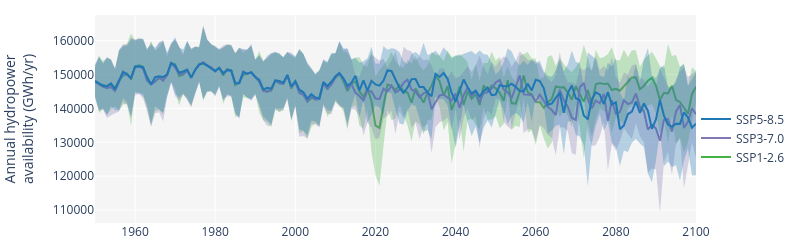

Notebook code for this chart:
### Markdown cell above
for storage-type sites if available

### Code cell
if len(df_basin_yearly_gwh_stor)>0:
    fig = make_subplots(rows=1, cols=1, shared_xaxes=True, vertical_spacing=0.01)
    
    ###SSP126
    fig.add_trace(go.Scatter(name='SSP1-2.6', x=df_basin_yearly_gwh_stor_ssp_mean.index, 
                             y=df_basin_yearly_gwh_stor_ssp_mean['ssp126'],
                            mode='lines', line=dict(color='rgb(68, 178, 68)'),), row=1, col=1)
        
    fig.add_trace(go.Scatter(name='Upper Bound', x=df_basin_yearly_gwh_stor_ssp_upper.index, 
                             y=df_basin_yearly_gwh_stor_ssp_upper['ssp126'],
                             mode='lines',marker=dict(color="#444"),line=dict(width=0),showlegend=False), row=1, col=1)
        
    fig.add_trace(go.Scatter(name='Lower Bound', x=df_basin_yearly_gwh_stor_ssp_lower.index, 
                             y=df_basin_yearly_gwh_stor_ssp_lower['ssp126'], marker=dict(color="#444"), 
                            line=dict(width=0), mode='lines', fillcolor='rgba(68, 178, 68, 0.3)',fill='tonexty',showlegend=False), row=1, col=1)
    
    # ###SSP370    
    fig.add_trace(go.Scatter(name='SSP3-7.0', x=df_basin_yearly_gwh_stor_ssp_mean.index, 
                             y=df_basin_yearly_gwh_stor_ssp_mean['ssp370'],
                             mode='lines', line=dict(color='rgb(131, 119, 180)'),), row=1, col=1)
        
    fig.add_trace(go.Scatter(name='Upper Bound', x=df_basin_yearly_gwh_stor_ssp_upper.index, 
                             y=df_basin_yearly_gwh_stor_ssp_upper['ssp370'],
            mode='lines',marker=dict(color="#444"),line=dict(width=0),showlegend=False), row=1, col=1)
        
    fig.add_trace(go.Scatter(name='Lower Bound', x=df_basin_yearly_gwh_stor_ssp_lower.index, 
                             y=df_basin_yearly_gwh_stor_ssp_lower['ssp370'],marker=dict(color="#444"), 
                            line=dict(width=0), mode='lines', fillcolor='rgba(131, 119, 180, 0.3)',fill='tonexty',showlegend=False), row=1, col=1)
    
    # ###SSP585   
    fig.add_trace(go.Scatter(name='SSP5-8.5', x=df_basin_yearly_gwh_stor_ssp_mean.index, 
                             y=df_basin_yearly_gwh_stor_ssp_mean['ssp585'],
                            mode='lines', line=dict(color='rgb(31, 119, 180)'),), row=1, col=1)
        
    fig.add_trace(go.Scatter(name='Upper Bound', x=df_basin_yearly_gwh_stor_ssp_upper.index, 
                             y=df_basin_yearly_gwh_stor_ssp_upper['ssp585'],
                            mode='lines',marker=dict(color="#444"),line=dict(width=0),showlegend=False), row=1, col=1)
        
    fig.add_trace(go.Scatter(name='Lower Bound', x=df_basin_yearly_gwh_stor_ssp_lower.index, 
                             y=df_basin_yearly_gwh_stor_ssp_lower['ssp585'],marker=dict(color="#444"), 
                        line=dict(width=0), mode='lines', fillcolor='rgba(31, 119, 180, 0.3)',fill='tonexty', showlegend=False), row=1, col=1)
    
    
    fig.update_yaxes( tickformat='.0f') #type='log', 
    
    fig.update_layout(font = dict(size=12),width=800, height=250,
                      yaxis1 = dict(title="Annual hydropower<br>availability (GWh/yr)"),
                      plot_bgcolor='#f5f5f5',#legend_traceorder="reversed",#showlegend=False)
                      legend=dict(yanchor="top",y=0.57,xanchor="left", x=1.00), 
                      margin=dict(l=10,r=10,b=10,t=15))
    
    fig.show()

### Figure 1 — Plotly figure (JSON) as saved in the notebook; plotly's stock layout.template omitted (floating-point values rounded to 4 significant figures; data arrays with more than 128 entries replaced by an {"elided": "..."} marker saying what was removed)
{"data": [{"line": {"color": "rgb(68, 178, 68)"}, "mode": "lines", "name": "SSP1-2.6", "type": "scatter", "x": {"elided": "151 int values"}, "xaxis": "x", "y": {"elided": "151 float values"}, "yaxis": "y"}, {"line": {"width": 0}, "marker": {"color": "#444"}, "mode": "lines", "name": "Upper Bound", "showlegend": false, "type": "scatter", "x": {"elided": "151 int values"}, "xaxis": "x", "y": {"elided": "151 float values"}, "yaxis": "y"}, {"fill": "tonexty", "fillcolor": "rgba(68, 178, 68, 0.3)", "line": {"width": 0}, "marker": {"color": "#444"}, "mode": "lines", "name": "Lower Bound", "showlegend": false, "type": "scatter", "x": {"elided": "151 int values"}, "xaxis": "x", "y": {"elided": "151 float values"}, "yaxis": "y"}, {"line": {"color": "rgb(131, 119, 180)"}, "mode": "lines", "name": "SSP3-7.0", "type": "scatter", "x": {"elided": "151 int values"}, "xaxis": "x", "y": {"elided": "151 float values"}, "yaxis": "y"}, {"line": {"width": 0}, "marker": {"color": "#444"}, "mode": "lines", "name": "Upper Bound", "showlegend": false, "type": "scatter", "x": {"elided": "151 int values"}, "xaxis": "x", "y": {"elided": "151 float values"}, "yaxis": "y"}, {"fill": "tonexty", "fillcolor": "rgba(131, 119, 180, 0.3)", "line": {"width": 0}, "marker": {"color": "#444"}, "mode": "lines", "name": "Lower Bound", "showlegend": false, "type": "scatter", "x": {"elided": "151 int values"}, "xaxis": "x", "y": {"elided": "151 float values"}, "yaxis": "y"}, {"line": {"color": "rgb(31, 119, 180)"}, "mode": "lines", "name": "SSP5-8.5", "type": "scatter", "x": {"elided": "151 int values"}, "xaxis": "x", "y": {"elided": "151 float values"}, "yaxis": "y"}, {"line": {"width": 0}, "marker": {"color": "#444"}, "mode": "lines", "name": "Upper Bound", "showlegend": false, "type": "scatter", "x": {"elided": "151 int values"}, "xaxis": "x", "y": {"elided": "151 float values"}, "yaxis": "y"}, {"fill": "tonexty", "fillcolor": "rgba(31, 119, 180, 0.3)", "line": {"width": 0}, "marker": {"color": "#444"}, "mode": "lines", "name": "Lower Bound", "showlegend": false, "type": "scatter", "x": {"elided": "151 int values"}, "xaxis": "x", "y": {"elided": "151 float values"}, "yaxis": "y"}], "layout": {"font": {"size": 12}, "height": 250, "legend": {"x": 1, "xanchor": "left", "y": 0.57, "yanchor": "top"}, "margin": {"b": 10, "l": 10, "r": 10, "t": 15}, "plot_bgcolor": "#f5f5f5", "width": 800, "xaxis": {"anchor": "y", "autorange": true, "domain": [0, 1], "range": [1950, 2100], "type": "linear"}, "yaxis": {"anchor": "x", "autorange": true, "domain": [0, 1], "range": [106200.0, 167600.0], "tickformat": ".0f", "title": {"text": "Annual hydropower<br>availability (GWh/yr)"}, "type": "linear"}}}
